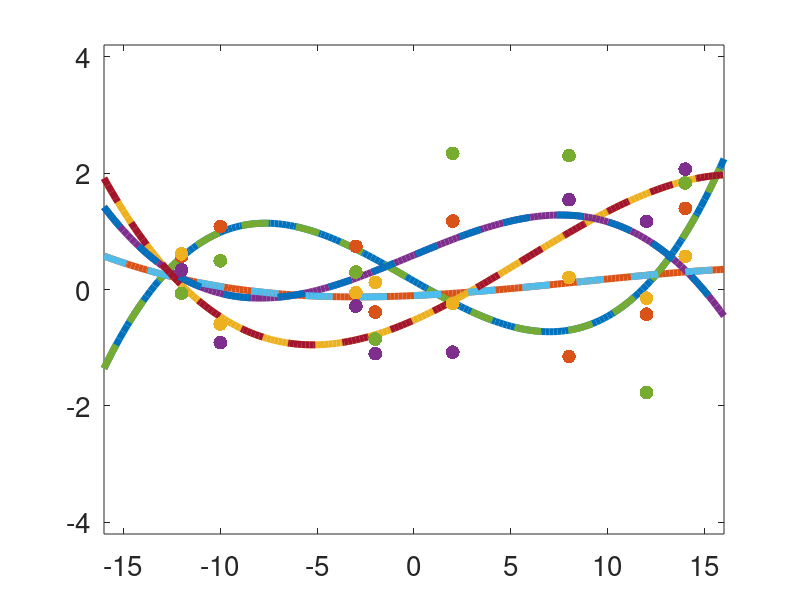

This figure's MATLAB source:
%% Simple Multi-Output version of KRR
clear, clc
%% GENERATING DATA
sig_e = 0.8; %%% std of the noise
X = [-12 -10 -3 -2  2 8 12 14]';  % DIM => N x 1 (here d=1)
N = length(X); % number of data
Q = 4;
Y = sin(repmat(X,1,Q)) + sig_e * randn(N,Q); % DIM => N x Q
%% Basis functions
M = 4; % number of basis functions
phi = @(x) [1 x.^(1:M-1)]';
% Basis function matrix
PHI = zeros(length(X),M);
for i = 1:length(X)
    PHI(i,:) = phi(X(i))';  % DIM => N x M
end
% This hyper-parameter should be learnt with CV, for instance.
lambda = 1; 
% Optimal Primal Weights
W = (PHI'*PHI+ lambda*eye(M)) \ PHI' * Y;
% Optimal Dual Weights
A = (PHI * PHI' + lambda*eye(N)) \ Y; % for checking different equalities
sum(sum(W - PHI' * A)) % check equality
% kernel vector
KxX = @(x) PHI * phi(x);
% Inputs test
x_pr = -16:0.2:16;
% Predictor
F = zeros(M,length(x_pr)); Fdual = F;
for i = 1:length(x_pr)
    F(:,i) =  W' * phi(x_pr(i));
    Fdual(:,i) = KxX(x_pr(i))' * A; % for checking equality
end
%% Show results
figure(1), clf, plot(x_pr, F, 'LineWidth', 5), hold on
plot(x_pr, Fdual, '--', 'LineWidth', 5) % for checking equality
plot(X, Y, '.', 'MarkerSize', 30)
axis([-16 16 -4.2 4.2]), set(gca, 'Fontsize', 20), box on